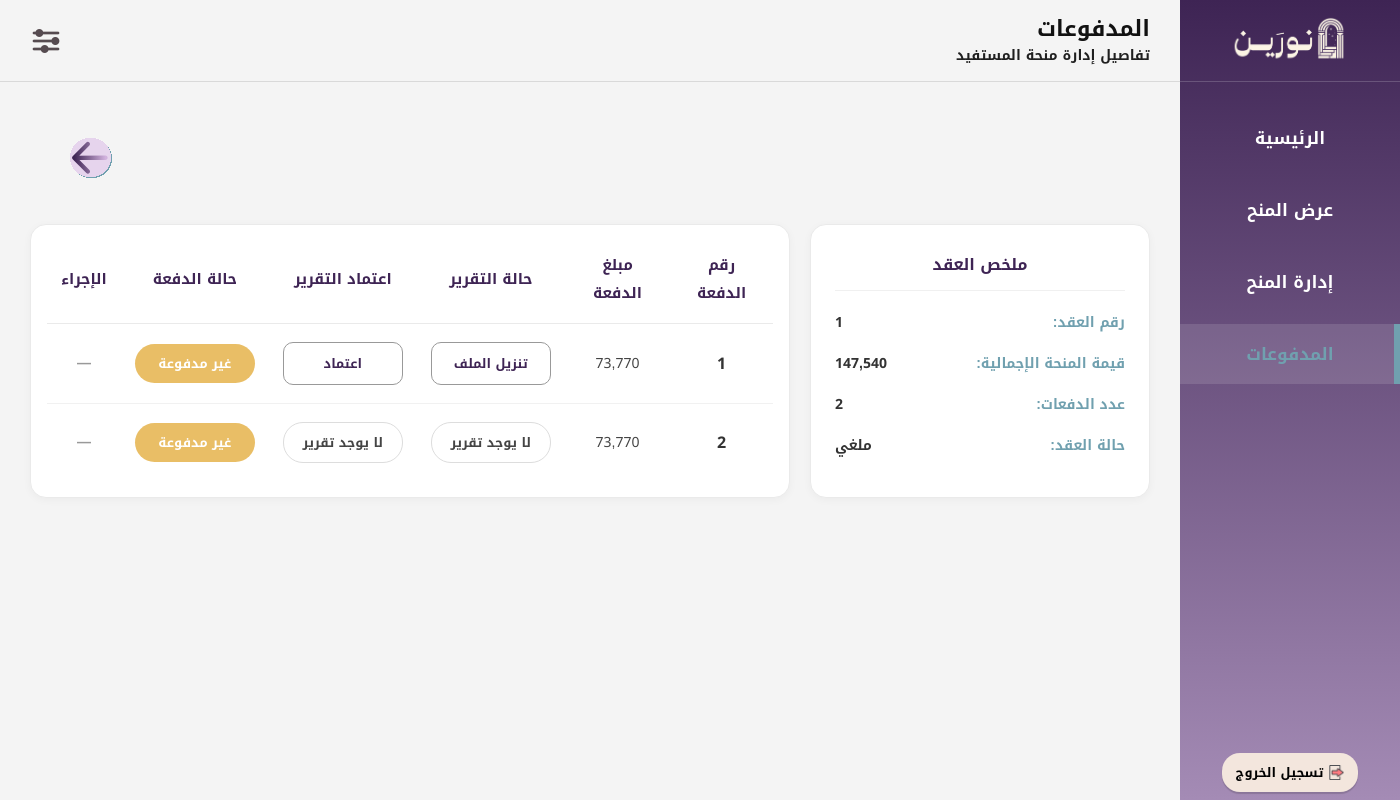
/Inv11_PaymentDetails.php?request_id=2 (signed in), run on an earlier commit of the app's database.
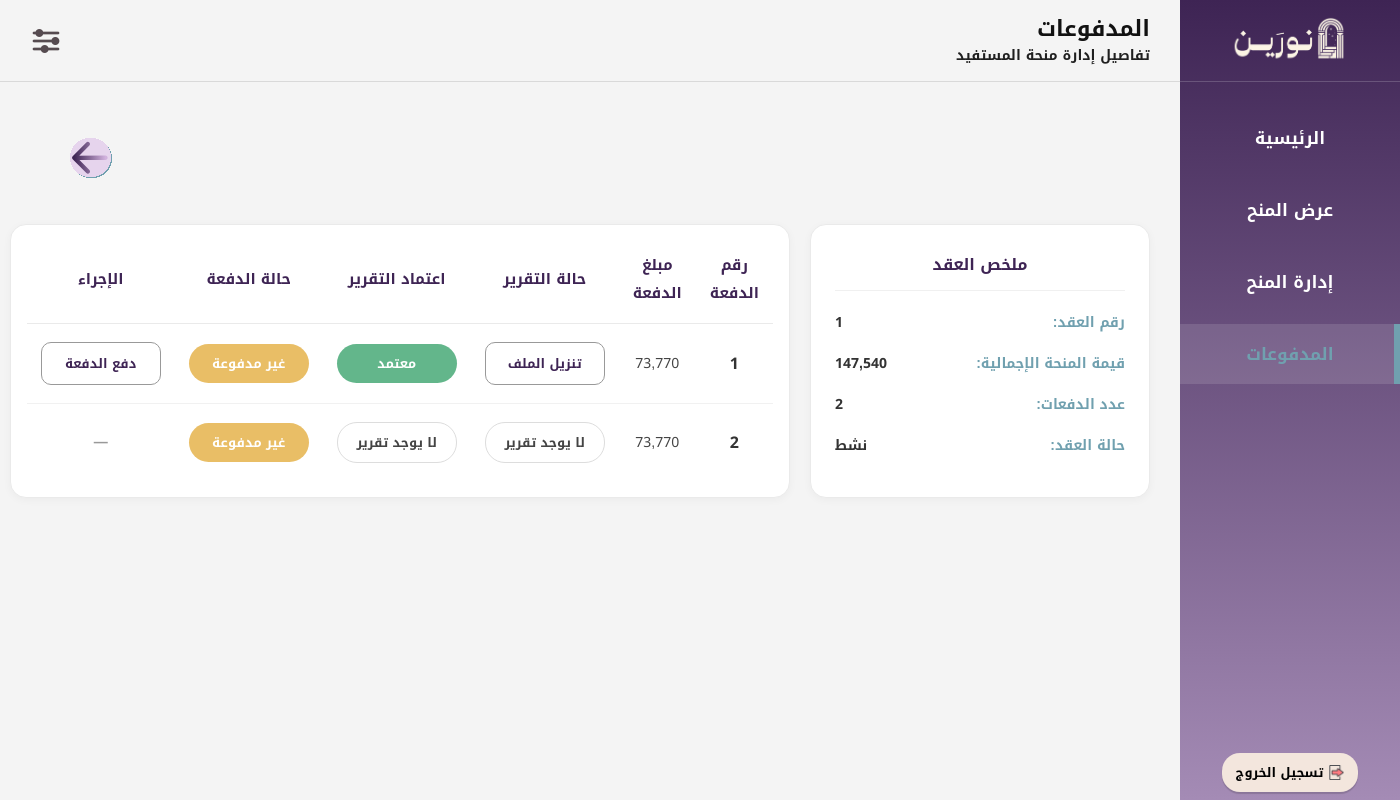
And on a later commit of the database.
### tables this page shows
CREATE TABLE `e_contract` (
  `contract_id` int(11) NOT NULL,
  `request_id` int(11) NOT NULL,
  `payments_count` int(11) NOT NULL,
  `funding_duration` int(11) NOT NULL,
  `ctr_status` enum('نشط','ملغي','منتهي') NOT NULL,
  `terms` text NOT NULL,
  `amount` decimal(10,2) NOT NULL,
  `approval_status` enum('انتظار الموافقة','تمت الموافقة') DEFAULT 'انتظار الموافقة'
);

CREATE TABLE `academic_report` (
  `report_id` int(11) NOT NULL,
  `bnf_id` int(11) NOT NULL,
  `contract_id` int(11) NOT NULL,
  `payment_id` int(11) NOT NULL,
  `report_file` varchar(255) NOT NULL,
  `report_upload` enum('مرفوع','غير مرفوع','','') NOT NULL,
  `submit_date` date NOT NULL,
  `report_appoval` enum('معتمد','غير معتمد','','') NOT NULL
);

CREATE TABLE `payments` (
  `payment_id` int(11) NOT NULL,
  `contract_id` int(11) NOT NULL,
  `installment_number` int(11) NOT NULL,
  `payment_amount` int(11) NOT NULL,
  `payment_status` enum('تم الدفع','بانتظار الدفع','','') NOT NULL,
  `payment_date` timestamp NOT NULL DEFAULT current_timestamp() ON UPDATE current_timestamp()
);

### Inv11_PaymentDetails.php (the view, shortened to what the changed rows need)
<?php
$con = mysqli_connect("localhost", "root", "", "noreen");
mysqli_set_charset($con, "utf8mb4");
$inv_id = $_SESSION['inv_id'];
$request_id = (int)$_GET['request_id'];
$main_sql = "SELECT scholarship_requests.request_id,scholarship_requests.major_name,scholarship_requests.univ_name,beneficiary.f_name,beneficiary.l_name,scholarship_opps.sch_name,e_contract.contract_id,e_contract.payments_count,e_contract.amount,e_contract.ctr_status
             FROM e_contract
             INNER JOIN scholarship_requests ON e_contract.request_id = scholarship_requests.request_id
             INNER JOIN scholarship_opps ON scholarship_requests.scholarship_id = scholarship_opps.scholarship_id
             INNER JOIN beneficiary ON scholarship_requests.bnf_id = beneficiary.bnf_id
             WHERE e_contract.request_id = ? AND scholarship_opps.inv_id = ?";
$main_stmt = mysqli_prepare($con, $main_sql);
mysqli_stmt_bind_param($main_stmt, "ii", $request_id, $inv_id);
mysqli_stmt_execute($main_stmt);
$main_result = mysqli_stmt_get_result($main_stmt);
$main_data = mysqli_fetch_assoc($main_result);
$rows = [];
$details_sql = "SELECT payments.payment_id,payments.installment_number,payments.payment_amount,payments.payment_status,payments.payment_date,academic_report.report_id,academic_report.report_file,academic_report.report_appoval
                FROM payments
                LEFT JOIN academic_report ON payments.payment_id = academic_report.payment_id
                WHERE payments.contract_id = ?
                ORDER BY payments.installment_number ASC";
$details_stmt = mysqli_prepare($con, $details_sql);
mysqli_stmt_bind_param($details_stmt, "i", $main_data['contract_id']);
mysqli_stmt_execute($details_stmt);
$details_result = mysqli_stmt_get_result($details_stmt);
while ($row = mysqli_fetch_assoc($details_result)) {
    $rows[] = $row;
}
?>
<!DOCTYPE html>
<html lang="ar" dir="rtl">
<head>
<link rel="stylesheet" href="CSS01Layout.css?v=4">
</head>
<body>
<div class="layout">
<div class="main-content">
<section class="pay-details-page">
<div class="content-grid">
<div class="info-card contract-box">
<div class="data-row">
<label>رقم العقد:</label>
<span><?php echo htmlspecialchars($main_data['contract_id']); ?></span>
</div>
<div class="data-row">
<label>قيمة المنحة الإجمالية:</label>
<span><?php echo number_format($main_data['amount'], 0); ?></span>
</div>
<div class="data-row">
<label>عدد الدفعات:</label>
<span><?php echo htmlspecialchars($main_data['payments_count']); ?></span>
</div>
<div class="data-row">
<label>حالة العقد:</label>
<span><?php echo htmlspecialchars($main_data['ctr_status']); ?></span>
</div>
</div>
<div class="table-wrap">
<table class="styled-table">
<thead>
<tr>
<th>رقم الدفعة</th>
<th>مبلغ الدفعة</th>
<th>حالة التقرير</th>
<th>اعتماد التقرير</th>
<th>حالة الدفعة</th>
<th>الإجراء</th>
</tr>
</thead>
<tbody>
<?php foreach ($rows as $item): ?>
<tr>
<td><span class="installment-number"><?php echo htmlspecialchars($item['installment_number']); ?></span></td>
<td><?php echo number_format($item['payment_amount'], 0); ?></td>
<td>
<?php if ($item['report_file'] != ""): ?>
<a href="<?php echo htmlspecialchars($item['report_file']); ?>" target="_blank" class="small-btn">تنزيل الملف</a>
<?php else: ?>
<span class="status-badge gray-badge">لا يوجد تقرير</span>
<?php endif; ?>
</td>
<td>
<?php if ($item['report_file'] == ""): ?>
<span class="status-badge gray-badge">لا يوجد تقرير</span>
<?php elseif ($item['report_appoval'] == "معتمد"): ?>
<span class="status-badge done">معتمد</span>
<?php else: ?>
<form method="post" style="margin:0;">
<button type="submit" name="approve_report" class="action-btn">اعتماد</button>
</form>
<?php endif; ?>
</td>
<td>
<?php if ($item['payment_status'] == "تم الدفع"): ?>
<span class="status-badge done">مدفوعة</span>
<?php else: ?>
<span class="status-badge wait">غير مدفوعة</span>
<?php endif; ?>
</td>
<td>
<?php if ($item['payment_status'] == "تم الدفع"): ?>
<span class="no-action">—</span>
<?php elseif ($item['report_appoval'] == "معتمد"): ?>
<button type="button" class="action-btn openPayModal" data-payment="<?php echo $item['payment_id']; ?>">دفع الدفعة</button>
<?php else: ?>
<span class="no-action">—</span>
<?php endif; ?>
</td>
</tr>
<?php endforeach; ?>
</tbody>
</table>
</div>
</div>
</section>
</div>
</div>
</body>
</html>

What changed in the data, as far as the page shows it:
changed e_contract id 1: ctr_status "ملغي" → "نشط"
changed academic_report: report_appoval "اعتماد —" → "معتمد دفع الدفعة"
